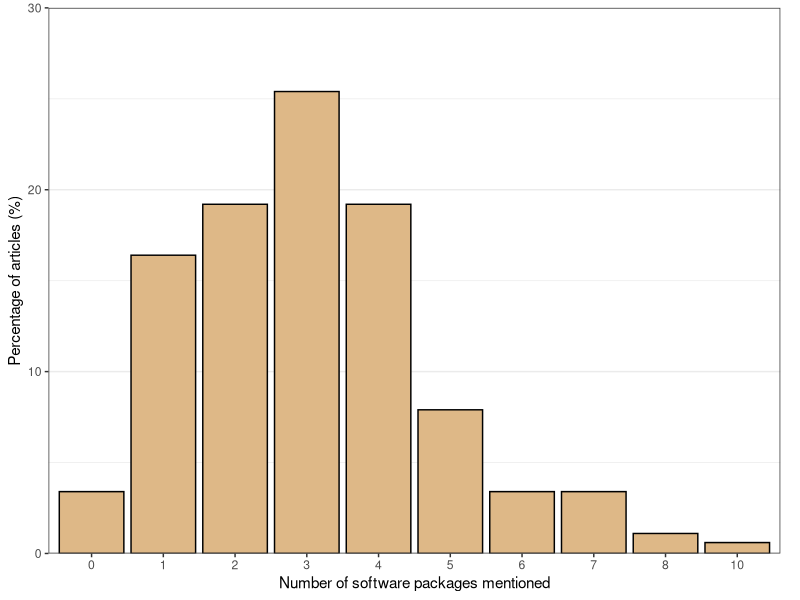
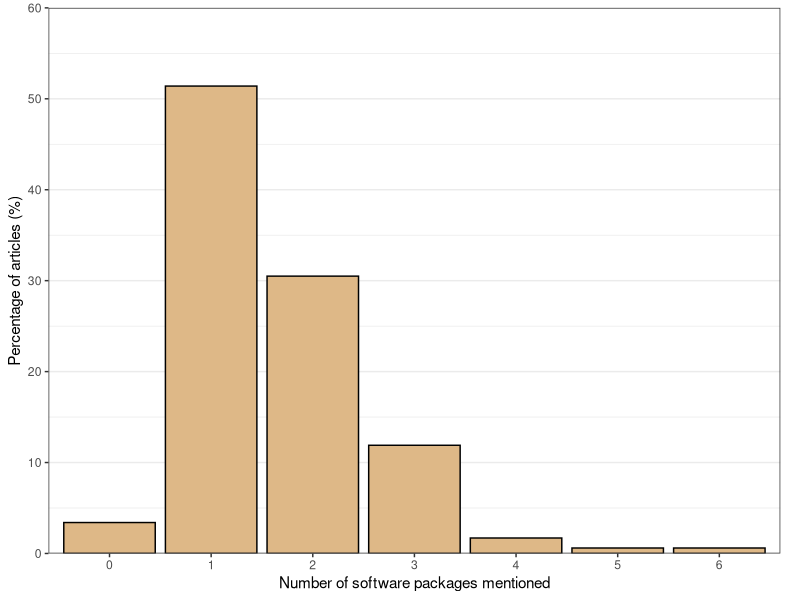
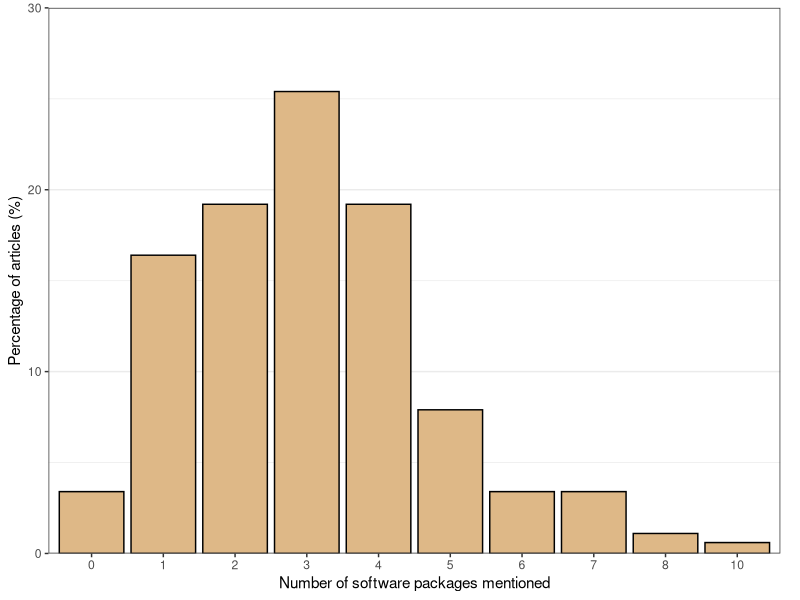
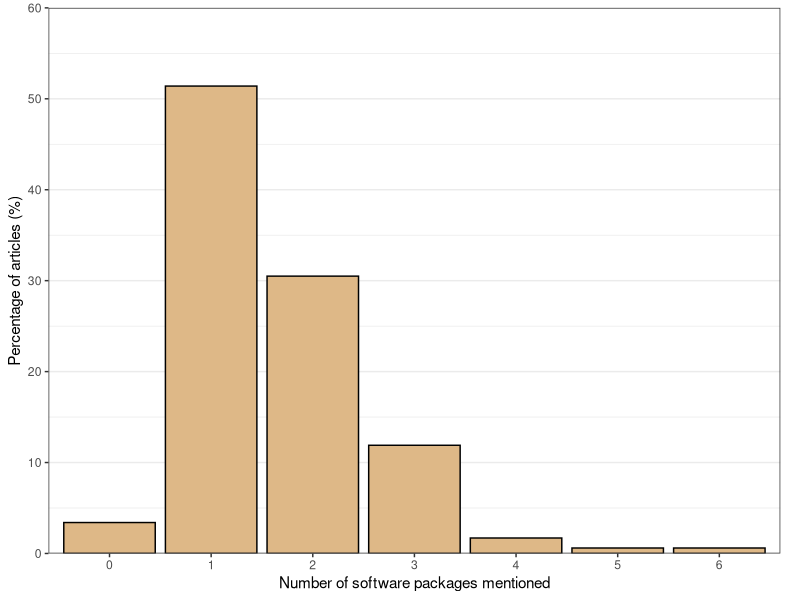

Recreate these plots in R, in order. (Note: this script raises an error after producing the figures.)
# 02_analysis_10_summarise_software_used.R
#
# Reproducing results from meta-analyses in Ecology and Evolution
#
# This script imports the cleaned "software use" data set and then summarises it
# for reporting purposes, creating suitable outputs for inclusion in the LaTeX
# draft of the chapter.

# Load packages ---------------------------------------------------------------- 
library(tidyverse)
library(here)
library(xtable)


# Import the cleaned software use data -----------------------------------------
sw_summary_clean <- readr::read_csv(here::here("data", "clean",
                                               "software_used_summary.csv"))
sw_details_clean <- readr::read_csv(here::here("data", "clean",
                                               "software_used_details.csv"))



# N by mention type ------------------------------------------------------------

# Breakdown of meta-analyses mentioning the software used (summary level)
result_sum_mentions <- sw_summary_clean %>% 
  group_by(any_software_specified) %>% 
  count() %>% 
  ungroup() %>% 
  mutate(pct_of_mas = round(100*n/sum(n), 1)) %>% 
  mutate(description = case_when(
    any_software_specified == "Y" ~ "Mentions of software used in article",
    any_software_specified == "S" ~ "No mentions of software in article, but mentions in supplementary material",
    any_software_specified == "N" ~ "No mentions of software in article or supplementary material",
    TRUE ~ NA_character_
  )) %>% 
  arrange(desc(any_software_specified)) %>% 
  select(description, n, pct_of_mas)



# N mentions per article -------------------------------------------------------

# Distribution of number of software packages mentioned per article.
result_mentions_per_ma <- sw_details_clean %>% 
  group_by(search_id) %>% 
  count(name = "n_mentions") %>% 
  right_join(sw_summary_clean, by = "search_id") %>% 
  mutate(n_mentions = case_when(
    is.na(n_mentions) == TRUE ~ 0L,
    TRUE ~ n_mentions
  )) %>% 
  group_by(n_mentions) %>% 
  count(name = "n_of_mas") %>% 
  mutate(pct_of_mas = round(100*n_of_mas/nrow(sw_summary_clean), 1))


# Create a histogram of the number of software mentions per article.
plot_n_sw_mentions <- ggplot(data = result_mentions_per_ma,
                             mapping = aes(x = as.factor(n_mentions),
                                           y = pct_of_mas)) +
  geom_bar(stat = "identity", colour = "black", fill = "burlywood") +
  coord_cartesian(ylim = c(0, 30)) +
  scale_y_continuous(expand = c(0, 0)) +
  labs(x = "Number of software packages mentioned",
       y = "Percentage of articles (%)") +
  theme_bw() +
  theme(plot.margin = unit(c(0.2, 0.5, 0.2, 0.2), "cm"),
        panel.grid.major.x = element_blank())

plot_n_sw_mentions

ggsave(filename = "figure_software_mentions_per_article.pdf",
       plot = plot_n_sw_mentions,
       device = "pdf",
       path = here("analysis", "output"),
       width = 15,
       height = 10,
       units = "cm",
       dpi = 300)


# Distribution of number of software packages mentioned per article, excluding
# R packages.
result_mentions_norpkgs <- sw_details_clean %>% 
  filter(is_r_package == "N") %>% 
  group_by(search_id) %>% 
  count(name = "n_mentions") %>% 
  right_join(sw_summary_clean, by = "search_id") %>% 
  mutate(n_mentions = case_when(
    is.na(n_mentions) == TRUE ~ 0L,
    TRUE ~ n_mentions
  )) %>% 
  group_by(n_mentions) %>% 
  count(name = "n_of_mas") %>% 
  mutate(pct_of_mas = round(100*n_of_mas/nrow(sw_summary_clean), 1))



# Create a histogram of the number of software mentions per article, excluding
# R packages.
plot_n_sw_mentions_norpkgs <- ggplot(data = result_mentions_norpkgs,
                                     mapping = aes(x = as.factor(n_mentions),
                                                   y = pct_of_mas)) +
  geom_bar(stat = "identity", colour = "black", fill = "burlywood") +
  coord_cartesian(ylim = c(0, 60)) +
  scale_y_continuous(expand = c(0, 0)) +
  labs(x = "Number of software packages mentioned",
       y = "Percentage of articles (%)") +
  theme_bw() +
  theme(plot.margin = unit(c(0.2, 0.5, 0.2, 0.2), "cm"),
        panel.grid.major.x = element_blank())

plot_n_sw_mentions_norpkgs

ggsave(filename = "figure_software_mentions_per_article_norpkgs.pdf",
       plot = plot_n_sw_mentions_norpkgs,
       device = "pdf",
       path = here("analysis", "output"),
       width = 15,
       height = 10,
       units = "cm",
       dpi = 300)


# N by software package name (no R packages) -----------------------------------

# Breakdown of non-R package software used.
result_software_nopkg <- sw_details_clean %>% 
  filter(is_r_package == "N") %>% 
  group_by(software_details) %>% 
  count() %>% 
  ungroup() %>% 
  mutate(pct_of_mas = round(100*n/nrow(sw_summary_clean), 1)) %>% 
  arrange(desc(n), software_details)



# Convert data set to LaTeX table format for use in manuscript.
# Top 10 (actually 12) software packages mentioned.
tbl_software_nopkg <- xtable(result_software_nopkg[1:12, ],
                             digits = c(0, 0, 0, 1),
                             type = "latex",
                             caption = "The most commonly mentioned software packages in the sample of meta-analysis articles. The software packages here were mentioned by at least 2\\% of articles in the sample.",
                             label = "tab:ma_res_top_software_mentions")
names(tbl_software_nopkg) <- c("Name of software package", "N", "%")
print(tbl_software_nopkg,
      file = here("analysis", "output", "table_software_used_norpkgs_top12.tex"),
      include.rownames = FALSE)



# Convert data set to LaTeX table format for use in manuscript.
# All software packages mentioned.
tbl_software_nopkg_all <- xtable(result_software_nopkg,
                                 digits = c(0, 0, 0, 1),
                                 type = "latex",
                                 caption = "All software packages mentioned in the 177 meta-analysis articles. Note that this table does not list individual R packages.",
                                 label = "tab:app_ma_res_all_software_mentions")
names(tbl_software_nopkg_all) <- c("Name of software package", "N", "%")
print(tbl_software_nopkg_all,
      file = here("analysis", "output", "table_software_used_norpkgs_all.tex"),
      include.rownames = FALSE)



# Breakdown of R packages used -------------------------------------------------

# Get number of R-using articles
n_using_r <- result_software_nopkg %>% 
  filter(software_details == "R") %>% pull(n)



# Get number of R-using articles mentioning at least one package
#
# This result is needed for use in paragraph text, no table/figure needed
r_using_articles <- sw_details_clean %>% 
  filter(software_details == "R") %>% 
  distinct(search_id, r_packages_mentioned)

result_mentions_rpkgs <- r_using_articles %>% 
  group_by(r_packages_mentioned) %>% 
  count() %>% 
  ungroup() %>% 
  mutate(pct_of_mas_with_rpkgs = round(100*n/n_using_r, 1)) %>% 
  arrange(desc(n))



# Count mentions of each R package, calc as pct of number of R-using articles
result_software_rpkgs <- sw_details_clean %>% 
  filter(is_r_package == "Y") %>% 
  group_by(software_details, package_location) %>% 
  count() %>% 
  ungroup() %>% 
  mutate(pct_of_mas_using_r = round(100*n/n_using_r, 1)) %>% 
  arrange(desc(n), software_details)

# Convert data set to LaTeX table format for use in manuscript, keep top 13
# (> 2% of total) R packages mentioned. Drop column with package locations,
# since in this case they are all CRAN
tbl_software_rpkgs <- xtable(result_software_rpkgs[1:13,
                                                   c("software_details",
                                                     "n",
                                                     "pct_of_mas_using_r")],
                             digits = c(0, 0, 0, 1),
                             type = "latex",
                             caption = "The most commonly mentioned R packages in the sample of meta-analysis articles which mentioned using R. The R packages here were mentioned by at least 2\\% of the R-using articles in the sample.",
                             label = "tab:ma_res_top_rpkg_mentions")
names(tbl_software_rpkgs) <- c("Name of R package", "N", "%")
print(tbl_software_rpkgs,
      file = here("analysis", "output", "table_rpkgs_used_top13.tex"),
      include.rownames = FALSE)



# Convert full data set to LaTeX table format for use in manuscript, keeping
# all R packages mentioned
tbl_software_rpkgs_all <- xtable(result_software_rpkgs,
                                 digits = c(0, 0, 0, 0, 1),
                                 type = "latex",
                                 caption = "All R packages mentioned in the sample of 141 meta-analysis articles which mentioned using R.",
                                 label = "tab:app_ma_res_all_rpkg_mentions")
names(tbl_software_rpkgs_all) <- c("Name of R package", "Package source", "N", "%")
print(tbl_software_rpkgs_all,
      file = here("analysis", "output", "table_rpkgs_used_all.tex"),
      include.rownames = FALSE)



# Calculate number of R package mentions per R-using article
result_rpkgs_perarticle <- sw_details_clean %>% 
  filter(is_r_package == "Y") %>% 
  group_by(search_id) %>% 
  count(name = "n_pkgs_mentioned") %>% 
  right_join(r_using_articles, by = "search_id") %>% 
  mutate(n_pkgs_mentioned = case_when(
    is.na(n_pkgs_mentioned) == TRUE ~ 0L,
    TRUE ~ n_pkgs_mentioned
  )) %>% 
  group_by(n_pkgs_mentioned) %>% 
  count(name = "n_of_mas") %>% 
  mutate(pct_of_mas = round(100*n_of_mas/n_using_r, 1))



# Create histogram of R package mentions per R-using article
plot_rpkgs_perarticle <- ggplot(data = result_rpkgs_perarticle,
                                mapping = aes(x = as.factor(n_pkgs_mentioned),
                                              y = pct_of_mas)) +
  geom_bar(stat = "identity", colour = "black", fill = "lavender") +
  coord_cartesian(ylim = c(0, 50)) +
  scale_y_continuous(expand = c(0, 0)) +
  labs(x = "Number of R packages mentioned",
       y = "Percentage of articles mentioning R (%)") +
  theme_bw() +
  theme(plot.margin = unit(c(0.2, 0.5, 0.2, 0.2), "cm"),
        panel.grid.major.x = element_blank())

plot_rpkgs_perarticle

ggsave(filename = "figure_rpkgs_per_article.pdf",
       plot = plot_rpkgs_perarticle,
       device = "pdf",
       path = here("analysis", "output"),
       width = 15,
       height = 10,
       units = "cm",
       dpi = 300)



# R packages by repository -----------------------------------------------------
#
# This result is needed to be referred to in the paragraph text, no table or
# figure needed.

n_rpkgs_mentioned <- result_software_rpkgs %>% 
  nrow()

result_rpkgs_byrepo <- result_software_rpkgs %>% 
  group_by(package_location) %>% 
  count() %>% 
  ungroup() %>% 
  mutate(pct_of_mas_using_r = round(100*n/n_rpkgs_mentioned, 1)) %>% 
  arrange(desc(n), package_location)

check_other <- sw_details_clean |> 
  filter(package_location == "other")



# Software package citations (Non-R) -------------------------------------------
#
# These results are just to be mentioned in the paragraph text, no need for a
# figure/table.

# Get the non-R software packages only
sw_details_clean_nonR <- sw_details_clean |> 
  filter(software_details != "R", is_r_package == "N")

result_prop_citations_nonR <- sw_details_clean_nonR %>% 
  group_by(software_cited) %>% 
  count() %>% 
  mutate(pct = round(100*n/nrow(sw_details_clean_nonR), 1))

check_noncitations <- sw_details_clean_nonR %>% 
  filter(software_cited == "N") %>% 
  group_by(software_details) %>% 
  count()



# Software version specifications (Non-R) --------------------------------------
#
# These results are just to be mentioned in the paragraph text, no need for a
# figure/table.

result_prop_versions_nonR <- sw_details_clean_nonR |> 
  group_by(version_specified) |> 
  count() |> 
  mutate(pct = round(100*n/nrow(sw_details_clean_nonR), 1))



# Citations and versions (R, not packages) -------------------------------------

# Get the R-and-package mentions only
sw_details_clean_R <- sw_details_clean |> 
  filter(software_details == "R" | is_r_package == "Y")

# Calculate the rate at which articles cited the R software environment
result_prop_citations_r <- sw_details_clean_R |> 
  filter(software_details == "R") |> 
  group_by(software_cited) |> 
  count() |> 
  mutate(pct_using_r = round(100*n/n_using_r, 1))

# Calculate the rate at which articles included the version of the R software
# environment used.
result_prop_versions_r <- sw_details_clean_R |> 
  filter(software_details == "R") |> 
  group_by(version_specified) |> 
  count() |> 
  mutate(pct_using_r = round(100*n/n_using_r, 1))



# Citations and versions (R packages) ------------------------------------------

n_mentions_rpkgs <- sw_details_clean_R |> 
  filter(is_r_package == "Y") |> 
  nrow()

# Calculate the rate at which articles cited R packages
result_prop_citations_rpkgs <- sw_details_clean_R |> 
  filter(is_r_package == "Y") |> 
  group_by(software_cited) |> 
  count() |> 
  mutate(pct_using_r = round(100*n/n_mentions_rpkgs, 1))

# Calculate the rate at which articles included the version of the R package
result_prop_versions_rpkgs <- sw_details_clean_R |> 
  filter(is_r_package == "Y") |> 
  group_by(version_specified) |> 
  count() |> 
  mutate(pct_using_r = round(100*n/n_mentions_rpkgs, 1))



# Table of R versions mentioned ------------------------------------------------
result_breakdown_versions_r_all <- sw_details_clean_R |> 
  filter(software_details == "R") |> 
  group_by(version_details) |> 
  count() |> 
  ungroup() |> 
  mutate(version_details = case_when(
    is.na(version_details) ~ "(No version mentioned)",
    TRUE ~ version_details
  )) |> 
  mutate(pct_using_r = round(100*n/n_using_r, 1))

# Convert full data set to LaTeX table format for use in manuscript, keeping
# all R versions mentioned
tbl_breakdown_versions_r_all <- xtable(result_breakdown_versions_r_all,
                                       digits = c(0, 0, 0, 1),
                                       type = "latex",
                                       caption = "All R versions as originally mentioned in the sample of 141 meta-analysis articles which mentioned using R.",
                                       label = "tab:app_ma_res_all_rvers_mentions")
names(tbl_breakdown_versions_r_all) <- c("R version", "N", "%")
print(tbl_breakdown_versions_r_all,
      file = here("analysis", "output", "table_rvers_mentioned_all.tex"),
      include.rownames = FALSE)
